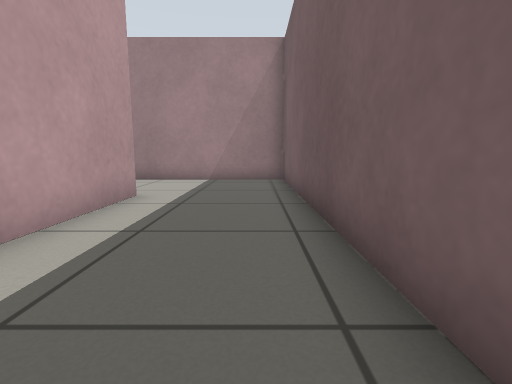
view 1 (above)

20 first-person views from a walk through a world built for the Gazebo simulator. The camera is 0.5 m above the floor, tilts 8° down and sees 85° across. The floor is counted in squares, 0.5 m on a side. Each view is taken from the middle of a square. On the plan, view 1 faces up. The plan holds only what a view shows up to about 11 squares ahead; the rest is blank.

view 2
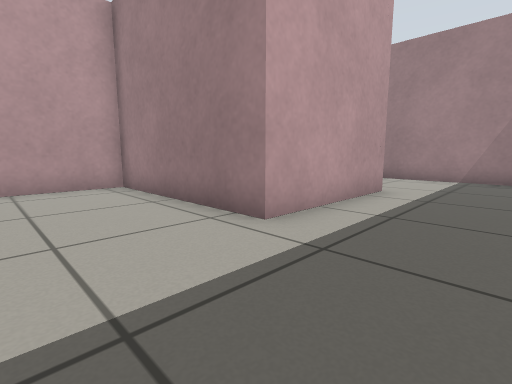

view 3
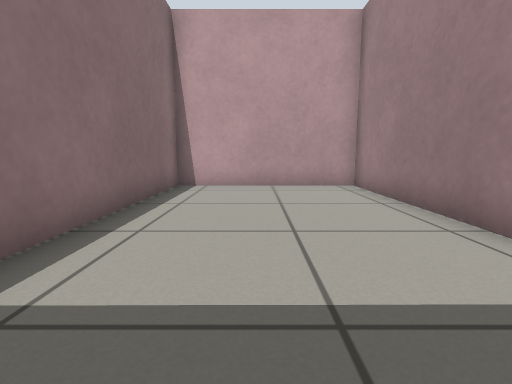

view 4
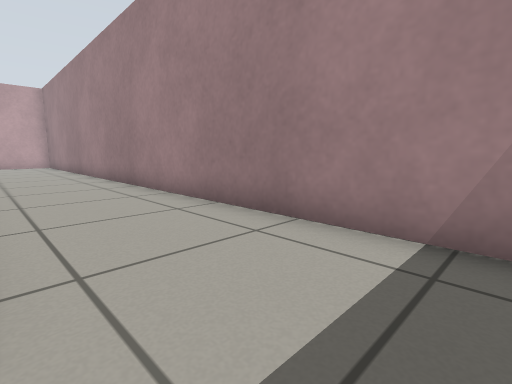

view 5
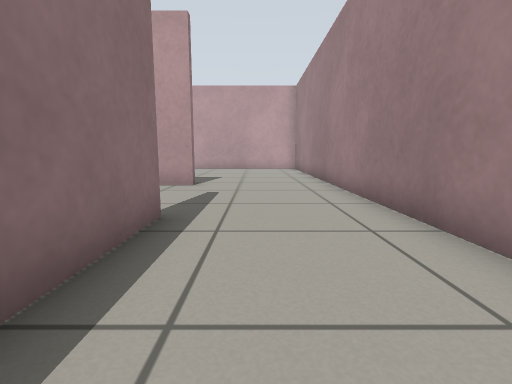

view 6
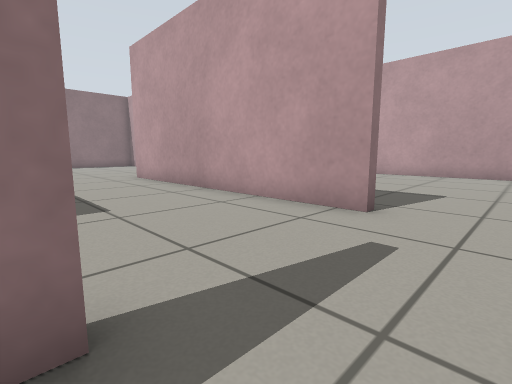

view 7
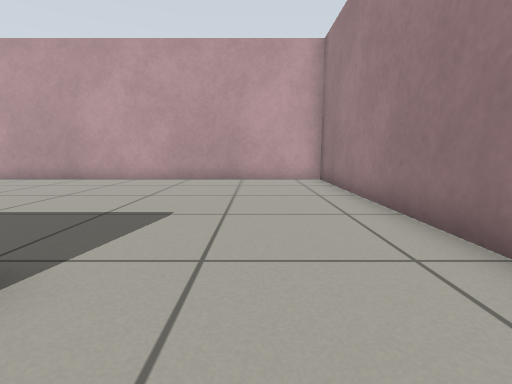

view 8
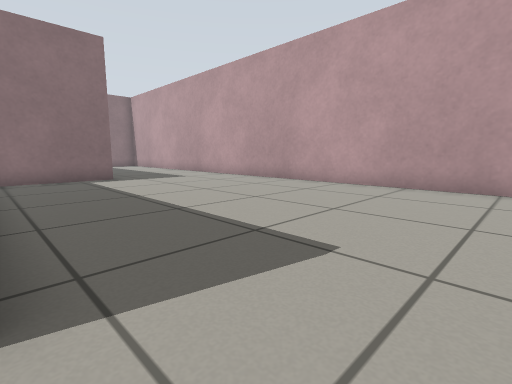

view 9
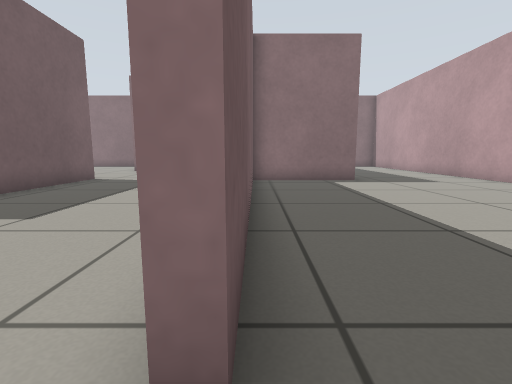

view 10
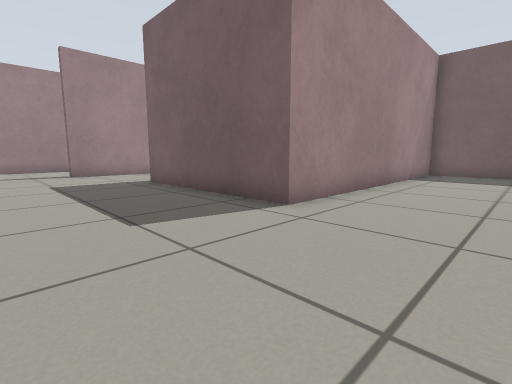

view 11
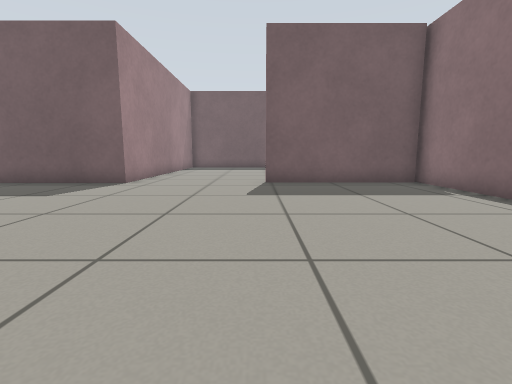

view 12
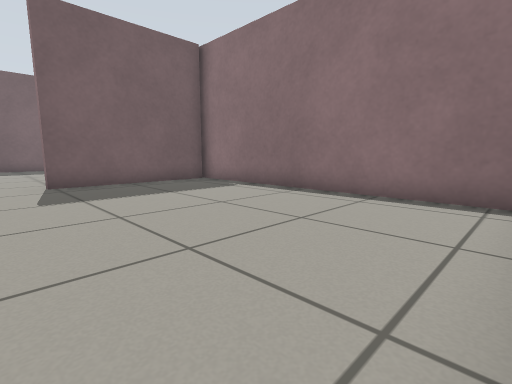

view 13
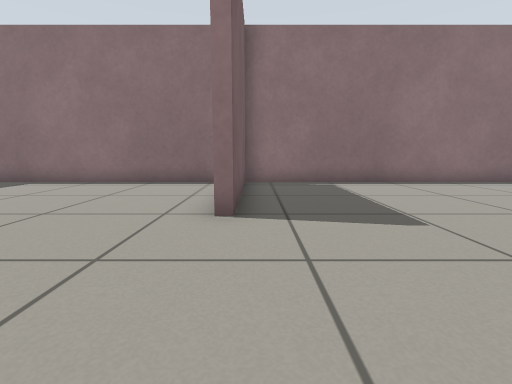

view 14
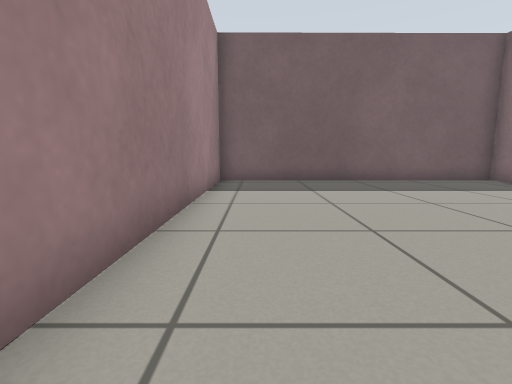

view 15
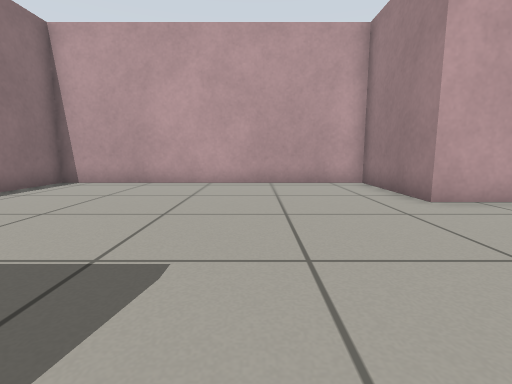

view 16
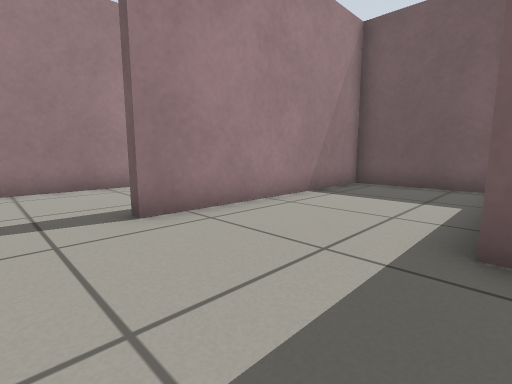

view 17
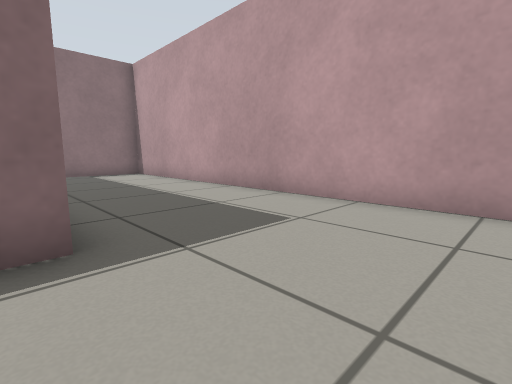

view 18
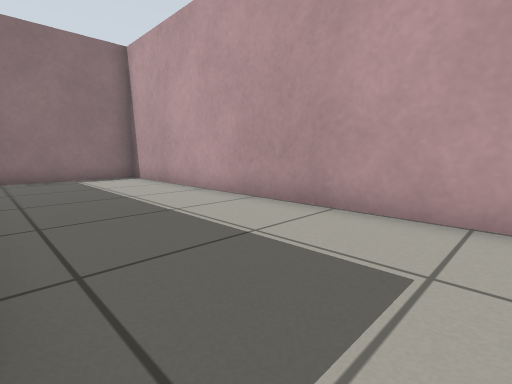

view 19
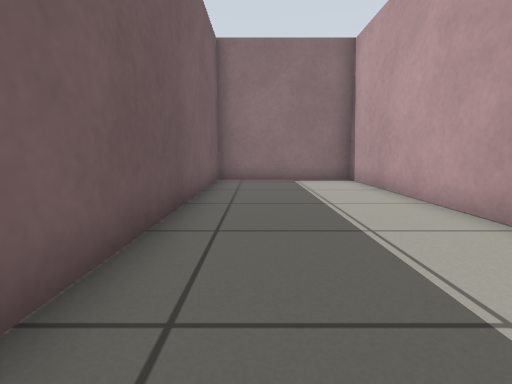

view 20
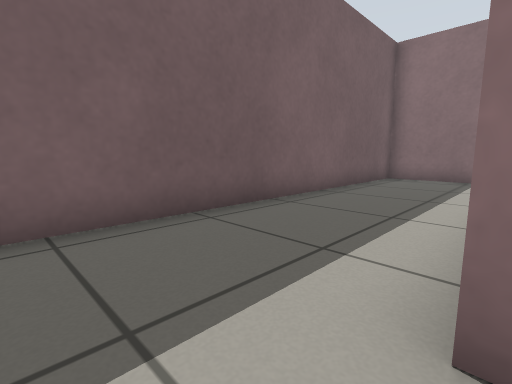

### Floor plan
Points are (right, up) in squares from view 1. A wall is a line through its corners. A room is listed if a view was taken in it or the views show most of it. See-through windows are left out.
Room 1 (views 1, 2, 3, 4, 5, 6, 7, 8, 9, 20)
walls: (-2.8, 6.6) (-2.8, 2) (-8.5, 2) (-8.5, -3.4) (1.1, -3.4) (1, 10.4) (-15.5, 10.4); (-10.4, 6.5) (-7.5, 6.5); (-14.9, 6.1) (-14.6, 6.1)
ways out: opening at (-12.5, 6) to room 2; opening at (-15, 8.5) to room 3
Room 2 (views 10, 11, 12, 13, 14, 15, 16)
walls: (-8.8, -3.7) (-8.8, 2.4); (-8.6, -13.4) (-8.6, -8.3); (-14.6, 6.1) (-14.6, -3.4) (-18.3, -3.4) (-18.3, -13.5) (-8.4, -13.5); (-3.1, 2.8) (-3.1, 6.2) (-10.4, 6.2)
ways out: opening at (-12.5, 6) to room 1; opening at (-9, -6) to room 4
Room 3 (views 17, 18, 19)
walls: (-18.6, -3.1) (-14.9, -3.1); (-14.9, -1.1) (-14.9, 6.1); (-15.5, 10.4) (-23.5, 10.4) (-23.5, -13.5) (-18.6, -13.5) (-18.6, -4.4)
ways out: opening at (-15, 8.5) to room 1
Room 4 (no view inside)
walls: (-8.6, -8.3) (-8.3, -8.3); (-7.6, -13.5) (1.1, -13.5) (1.1, -3.7) (-8.8, -3.7)
ways out: opening at (-9, -6) to room 2

Positions as (right, up) in squares from view 1, and headings:
1: (0, 0), facing up
2: (0, -1), facing up-left
3: (0, -1), facing left
4: (-1, 7), facing up-left
5: (-6, 8), facing left
6: (-10, 8), facing down-left
7: (-13, 8), facing left
8: (-15, 8), facing down-left
9: (-15, 7), facing down
10: (-13, -7), facing up-right
11: (-18, -8), facing right
12: (-18, -7), facing down-right
13: (-9, -4), facing down
14: (-9, -5), facing right
15: (-9, -7), facing left
16: (-12, 2), facing up-right
17: (-18, 0), facing down-left
18: (-19, -2), facing down-left
19: (-20, -3), facing down
20: (-3, 8), facing down-right
